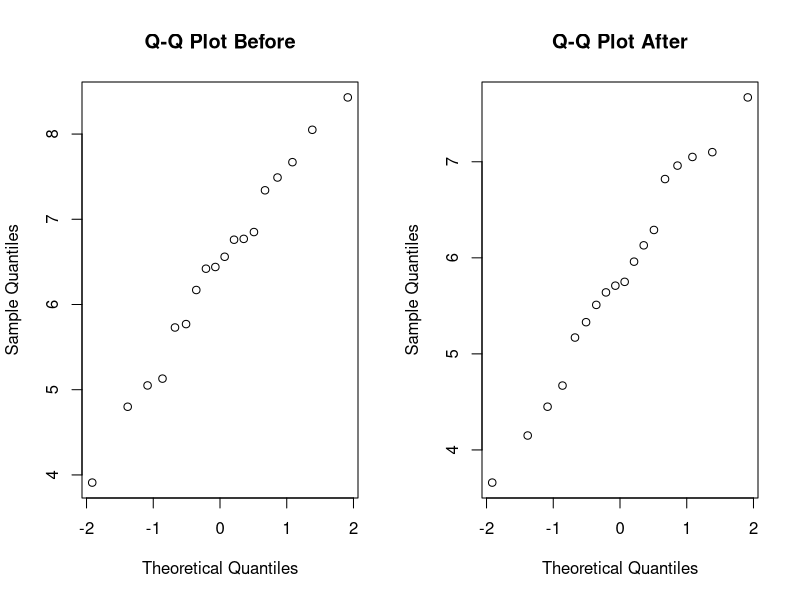
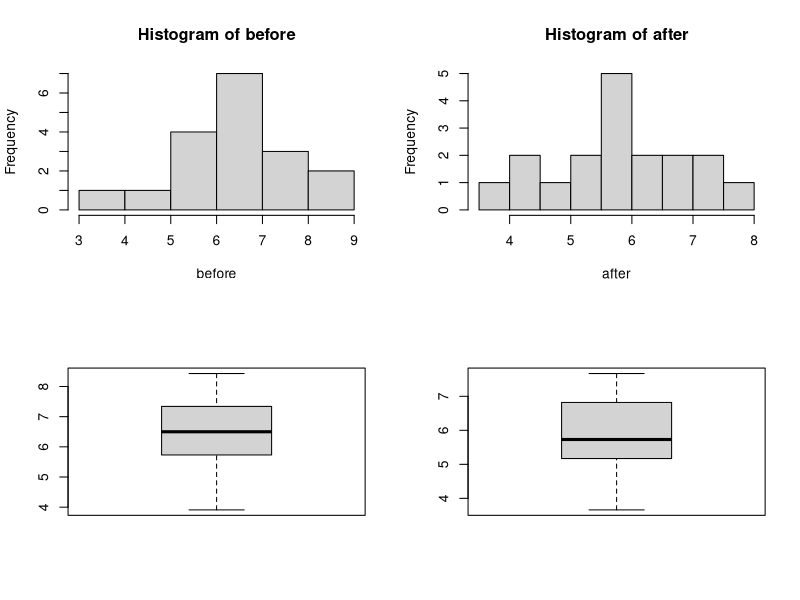
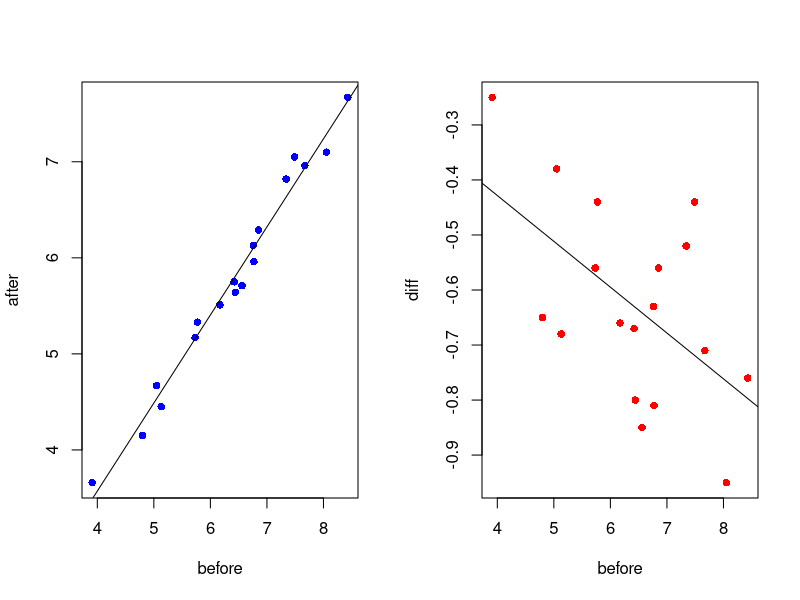
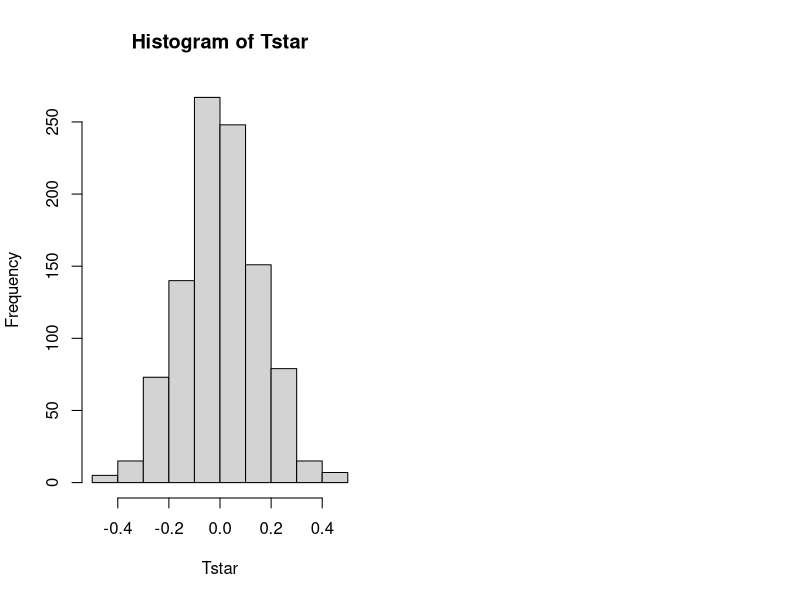

Write R code to recreate these figures, in order.
## ---- chunk 1
data = read.table('../data/cholesterol.txt',header=TRUE)
before = data$Before
after = data$After8weeks
## ---- chunk 2
par(mfrow=c(1,2))
qqnorm(before,main="Q-Q Plot Before")
qqnorm(after,main="Q-Q Plot After")
## ---- chunk 3
summary(data)
shapiro.test(before)
shapiro.test(after)
## ---- chunk 4
par(mfrow = c(2,2))
hist(before); hist(after)
boxplot(before); boxplot(after)
## ---- chunk 5
par(mfrow=c(1,2))
reg = lm(after ~ before)
plot(before,after, pch=16, col="blue")
abline(reg)
summary(reg) 
diff = after - before
reg2 = lm(diff ~ before)
plot(before,diff, pch=16, col="red")
abline(reg2)
summary(reg2)
## ---- chunk 6
#T-test
t.test(before, after, paired = TRUE)
## ---- chunk 7
#pearson corr. test
par(mfrow=c(1,2))
cor.test(before,after)
## ---- chunk 8
meansamples = function(x,y) {mean(x-y)}
B=1000; Tstar = numeric(B)
for (i in 1:B){
  dietstar = t(apply(cbind(before,after),1,sample))
  Tstar[i] = meansamples(dietstar[,1],dietstar[,2])
}
myt = meansamples(before,after);
hist(Tstar)
## ---- chunk 9
pl = sum(Tstar<myt)/B
pr = sum(Tstar>myt)/B
p = 2*min(pl,pr)
p
## ---- chunk 10
# function that computes variance of uniformly distr. variable
unif_var = function(a,b){
  return ((1/12)*((b-a)^2))
}

# E(X) = (a+b)/2 = mean(after)
# So point estimate of b is 2*E(X)-3
theta_est = 2*mean(after)-3

#build 95%-CI for theta_est
n = length(after)
ci_theta = c(theta_est - qnorm(0.975)*(sqrt(unif_var(3,theta_est))/sqrt(n)), theta_est + qnorm(0.975)*(sqrt(unif_var(3,theta_est))/sqrt(n)))
ci_theta
## ---- chunk 11
t = max(after); t

vP = rep(0,9)
vT = rep(0,9)
for (theta in 3:12){
  B = 1000; tstar=numeric(B)
  
  for (i in 1:B){
    xstar=runif(n,3,theta)
    tstar[i] = max(xstar)
  }
  
  pl = sum(tstar<t)/B; pr = sum(tstar>t)/B
  p = 2*min(pl,pr); p
  
  vT[theta-2] = theta
  vP[theta-2] = p
  
}
res = rbind(vT,vP); res

# kolmogorov-smirnov can not be applied, explain.... (totally diff test)

## ---- chunk 12
## EXERCISE 2E
# sign test for the median with binomial distr.
s = sum(after<6); s
binom.test(s,n,p=0.5,alt="g") 

# fraction of cholesterol levels lower than 4.5 in after is at most 0.25
s2 = (sum(after<4.5))
binom.test(s2,n,p=0.25,alt="l")
